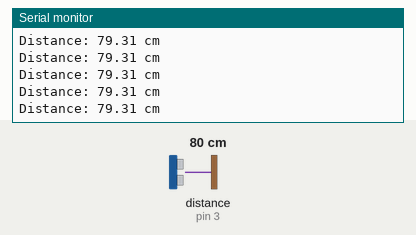
Recording of a sketch running on a simulated Arduino Uno, built with avr-gcc and run on an emulated ATmega328P. Parts: the last lines printed to the serial monitor. Wiring (inferred from the names in the program): ultrasonic range finder: trigger pin 3; echo pin 3. The inputs (shaded band) are chosen by the test bench; at power-on: distance to the obstacle (sensor on pin 3) 80 cm. The echo pulse lasts 58.3 µs per cm.

Above: at 1.2 s.
1.3 s: distance to the obstacle (sensor on pin 3) set to 120 cm
At 1.8 s:
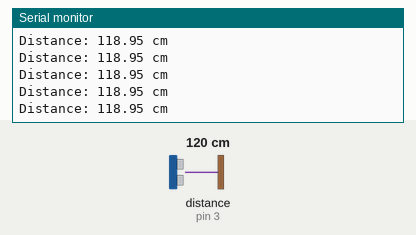
4.3 s: distance to the obstacle (sensor on pin 3) set to 2 cm
At 5.3 s:
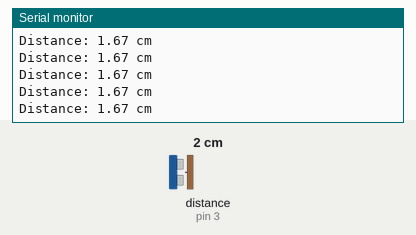
7.3 s: distance to the obstacle (sensor on pin 3) set to 18 cm
At 7.8 s:
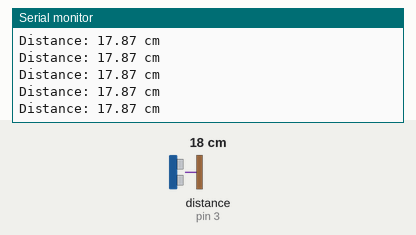
10.3 s: distance to the obstacle (sensor on pin 3) set to 4 cm
At 11.1 s:
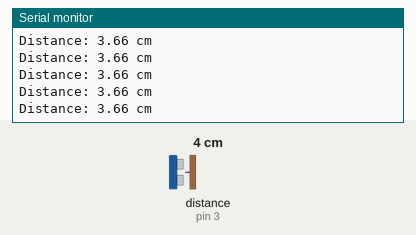
13.3 s: distance to the obstacle (sensor on pin 3) set to 250 cm
At 14.3 s:
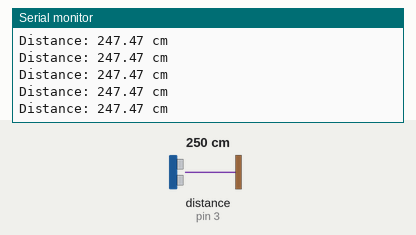
16.3 s: distance to the obstacle (sensor on pin 3) set to 35 cm
At 17.4 s:
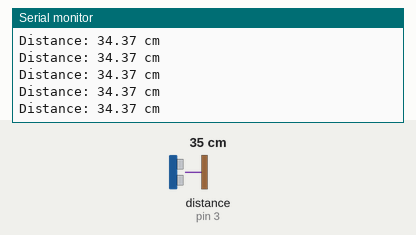
Timing chart, 0 to 19.3 s (numbered marks = the images above; inputs shaded):
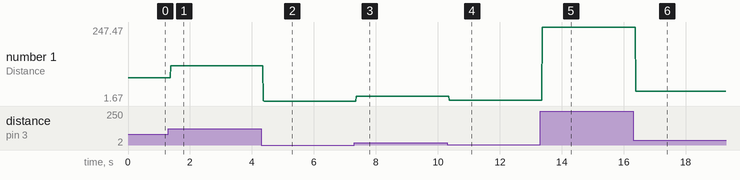

The sketch:

Ultrasonic_example.ino
```cpp
#include <Arduino.h>

#define PingPin 3

long duration;
float distance;

void setup() {
  Serial.begin(9600);
}

void loop() {
  pinMode(PingPin, OUTPUT);
  digitalWrite(PingPin, LOW);
  delayMicroseconds(2);
  digitalWrite(PingPin, HIGH);
  delayMicroseconds(10);
  digitalWrite(PingPin, LOW);
  pinMode(PingPin, INPUT);
  duration = pulseIn(PingPin, HIGH);
  distance = duration * 0.034 / 2;
  Serial.print("Distance: ");
  Serial.print(distance);
  Serial.println(" cm");
}
```

Measured:
- after the input at 1.3 s, the serial monitor: prints a new line after 0.08 s (image 1)
- after the input at 4.3 s, the serial monitor: prints a new line after 0.07 s (image 2)
- after the input at 7.3 s, the serial monitor: prints a new line after 0.07 s (image 3)
- after the input at 10.3 s, the serial monitor: prints a new line after 0.07 s (image 4)
- after the input at 13.3 s, the serial monitor: prints a new line after 0.07 s (image 5)
- after the input at 16.3 s, the serial monitor: prints a new line after 0.09 s (image 6)
- plotted number 1: 79.31 → 118.95 after the input at 1.3 s, 118.95 → 1.67 after the input at 4.3 s, 1.67 → 17.87 after the input at 7.3 s, 17.87 → 3.66 after the input at 10.3 s, 3.66 → 247.47 after the input at 13.3 s
